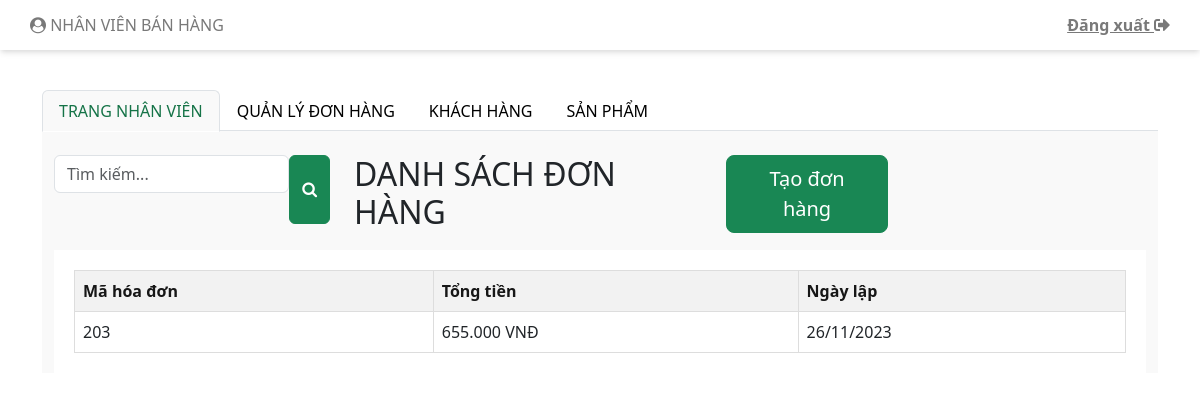
The page /nhanvienbanhang.php (signed in) on the database as committed earlier.
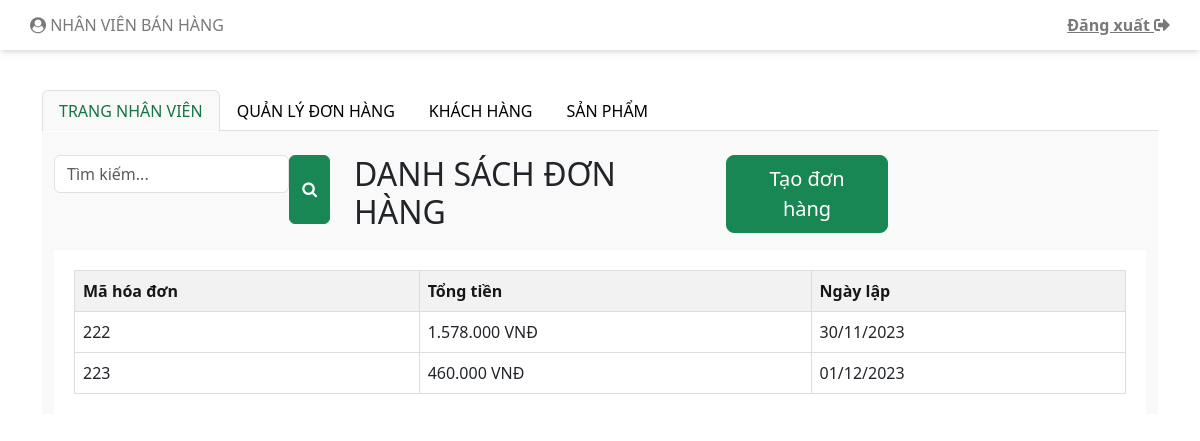
The same page on the database as committed later.
### tables this page shows
CREATE TABLE `hoadon` (
  `MaHoaDon` int(11) NOT NULL,
  `TongTien` double NOT NULL,
  `NgayLap` date NOT NULL,
  `MaNhanVien` int(11) DEFAULT NULL,
  `MaKhachHang` int(11) NOT NULL,
  `DiaChiGiaoHang` varchar(100) NOT NULL,
  `Họ Tên` varchar(100) NOT NULL,
  `SoDienThoai` int(11) NOT NULL,
  `Email` varchar(50) NOT NULL
);

### model/mHoaDon.php (called while the page is built, shortened)
<?php
include_once("connect.php");
class MHoaDon {
    function selectAllHoaDon() {
        $p = new ConnectDB();
        $con = null;
        if ($p->connect_DB($con)) {
            $str = "SELECT * FROM hoadon";
            $tbl = mysqli_query($con, $str);
            return $tbl;
        } else {
            return false;
        }
    }
}
?>

### model/connect.php (called while the page is built, shortened)
<?php
    class ConnectDB{
        function connect_DB(& $conn){
            $conn = mysqli_connect("localhost", "root", "", "mypham");
            if ($conn){
                mysqli_set_charset($conn, "utf8");
                return $conn;
            }else{
                return false;
            }
        }
    }
?>

### controller/cHoaDon.php (called while the page is built, shortened)
<?php
    include_once("Model/mHoaDon.php");
    class cHoaDon{
        function getAllHoaDon(){
            $p = new mHoaDon();
            $tbl = $p -> selectAllHoaDon();
            return $tbl;
        }
    }
?>

### view/vHoaDon.php (the view)
<?php
include_once("Controller/cHoaDon.php");
class VHoaDon {
    function viewAllHoaDon() {
        $c = new CHoaDon();
        $tbl = $c->getAllHoaDon();
        showHoaDon($tbl);
    }
}
function showHoaDon($tbl) {
    if ($tbl) {
        while ($row = mysqli_fetch_assoc($tbl)) {
            echo "<tr>";
            echo "<td>" . $row["MaHoaDon"] . "</td>";
            echo "<td>" . number_format($row["TongTien"], 0, ".", ".") . " VNĐ</td>";
            echo "<td>" . date("d/m/Y", strtotime($row["NgayLap"])) . "</td>";
            echo "</tr>";
        }
    } else {
        echo "Không có dữ liệu hóa đơn.";
    }
}
?>

Rows that differ between the two databases and show on the page:
removed hoadon: MaHoaDon "203", TongTien "655.000", NgayLap "26/11/2023"
added hoadon: MaHoaDon "222", TongTien "1.578.000", NgayLap "30/11/2023"
added hoadon: MaHoaDon "223", TongTien "460.000", NgayLap "01/12/2023"
